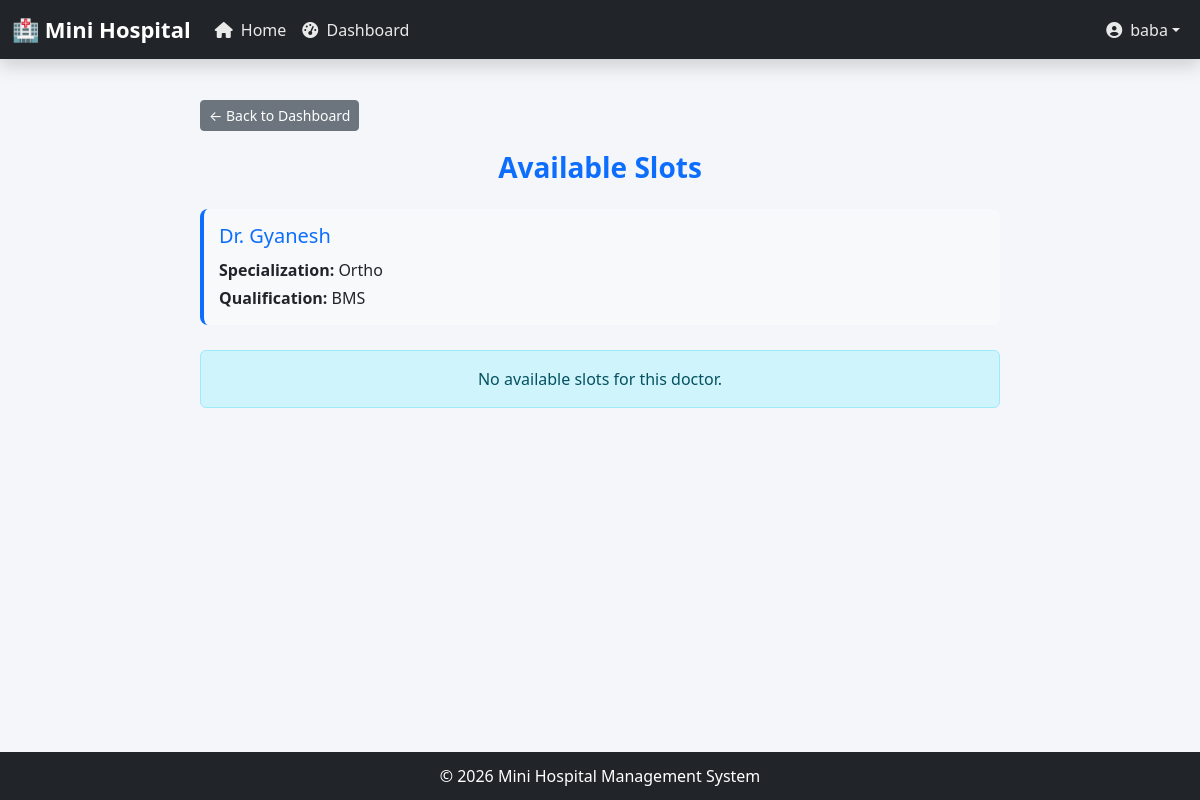
Page /patient/doctor/14/slots/ (signed in) on the committed database.
### account/models.py (models this page shows, shortened)
class User(AbstractUser):
    ROLE_CHOICES = (
        ('doctor', 'Doctor'),
        ('patient', 'Patient'),
    )
    role = models.CharField(max_length=10, choices=ROLE_CHOICES)
    full_name = models.CharField(max_length=200)
    gender = models.CharField(max_length=10)
    date_of_birth = models.DateField()
    mobile_number = models.CharField(max_length=15)
    email = models.EmailField(unique=True, blank=True)
    REQUIRED_FIELDS = ["email", "full_name", "gender", "date_of_birth", "mobile_number"]
    qualification = models.CharField(max_length=200, blank=True, null=True)
    specialization = models.CharField(max_length=200, blank=True, null=True)
    practicing_year_from = models.IntegerField(blank=True, null=True)
    license_number = models.CharField(max_length=200, blank=True, null=True)
    blood_group = models.CharField(max_length=5, blank=True, null=True)

### booking/views.py (the view)
# urls.py: path('doctor/<int:doctor_id>/slots/', views.doctor_slots, name='doctor_slots'),
@login_required
def doctor_slots(request, doctor_id):
    if request.user.role != 'patient':
        return redirect('home')
    slots = Availability.objects.filter(
        doctor_id=doctor_id,
        is_booked=False,
        date__gte=date.today()
    ).exclude(
        id__in=RejectedBooking.objects.filter(patient=request.user).values('slot_id')
    ).order_by('date', 'start_time')
    slots_by_date = {}
    for slot in slots:
        date_key = str(slot.date)
        if date_key not in slots_by_date:
            slots_by_date[date_key] = []
        slots_by_date[date_key].append(slot)
    doctor = User.objects.get(id=doctor_id)
    context = {
        "slots_by_date": slots_by_date,
        "doctor": doctor
    }
    return render(request, "doctor_slots.html", context)

### templates/doctor_slots.html (shortened to what this page needs)
{% extends 'base.html' %}
{% block content %}
<div class="slots-container">
    <div class="back-button">
        <a href="/patient/dashboard/" class="btn btn-secondary btn-sm">
            ← Back to Dashboard
        </a>
    </div>
    <h3 class="text-center mb-4 page-title">
        Available Slots
    </h3>
    {% if doctor %}
        <div class="doctor-info">
            <h5>Dr. {{ doctor.full_name }}</h5>
            <p class="mb-1">
                <strong>Specialization:</strong> {{ doctor.specialization }}
            </p>
            <p class="mb-0">
                <strong>Qualification:</strong> {{ doctor.qualification }}
            </p>
        </div>
    {% endif %}
    {% if slots_by_date %}
        {% for date_key, slots_list in slots_by_date.items %}
            <div class="date-header" onclick="toggleDate(this)" data-date="{{ date_key }}">
                <span>📅 {{ date_key }}</span>
                <span class="toggle-icon">▼</span>
            </div>
            <div class="date-content">
                {% for slot in slots_list %}
                    <div class="card shadow-sm slot-card p-3">
                        <div class="row align-items-center">
                            <div class="col-md-8">
                                <p class="mb-0">
                                    <strong>Time:</strong>
                                    {{ slot.start_time }} - {{ slot.end_time }}
                                </p>
                            </div>
                            <div class="col-md-4 text-end">
                                <a href="{% url 'book_slot' slot.id %}"
                                   class="btn btn-success btn-sm">
                                   Book Now
                                </a>
                            </div>
                        </div>
                    </div>
                {% endfor %}
            </div>
        {% endfor %}
    {% else %}
        <div class="alert alert-info text-center">
            No available slots for this doctor.
        </div>
    {% endif %}
</div>
{% endblock %}

### templates/base.html (shortened to what this page needs)
{% load static %}
<!DOCTYPE html>
<html lang="en">
<head>
    <link href="https://cdn.jsdelivr.net/npm/bootstrap@5.3.2/dist/css/bootstrap.min.css"
          rel="stylesheet">
    <link rel="stylesheet"
          href="https://cdnjs.cloudflare.com/ajax/libs/font-awesome/6.4.0/css/all.min.css">
</head>
<body>
<nav class="navbar navbar-expand-lg navbar-dark bg-dark shadow">
    <div class="container-fluid">
        <a class="navbar-brand"
           href="{% url 'home' %}">
            🏥 Mini Hospital
        </a>
        <div class="collapse navbar-collapse"
             id="navbarNav">
            <ul class="navbar-nav me-auto">
                <li class="nav-item">
                    <a class="nav-link"
                       href="{% url 'home' %}">
                        <i class="fas fa-home me-1"></i>
                        Home
                    </a>
                </li>
                {% if user.is_authenticated %}
                    {% if user.role == 'doctor' %}
                        <li class="nav-item">
                            <a class="nav-link"
                               href="{% url 'doctor_dashboard' %}">
                                <i class="fas fa-tachometer-alt me-1"></i>
                                Dashboard
                            </a>
                        </li>
                    {% elif user.role == 'patient' %}
                        <li class="nav-item">
                            <a class="nav-link"
                               href="{% url 'patient_dashboard' %}">
                                <i class="fas fa-tachometer-alt me-1"></i>
                                Dashboard
                            </a>
                        </li>
                    {% endif %}
                {% endif %}
            </ul>
            <ul class="navbar-nav ms-auto align-items-lg-center">
                {% if user.is_authenticated %}
                    <li class="nav-item dropdown d-none d-lg-block">
                        <a class="nav-link dropdown-toggle d-flex align-items-center"
                           href="#"
                           id="userDropdown"
                           role="button"
                           data-bs-toggle="dropdown"
                           aria-expanded="false">
                            <i class="fas fa-user-circle me-2"></i>
                            {% if user.role == 'doctor' %}
                                Dr. {{ user.full_name }}
                            {% else %}
                                {{ user.full_name }}
                            {% endif %}
                        </a>
                    </li>
                {% endif %}
            </ul>
        </div>
    </div>
</nav>
<div class="container main-container">
    {% block content %}
    {% endblock %}
</div>
<footer>
    <p class="mb-0">
        © 2026 Mini Hospital Management System
    </p>
</footer>
</body>
</html>

### templates/base.html (style rules this page uses)
body { background-color:#f4f6f9; min-height:100vh; display:flex; flex-direction:column; padding-top:70px; }
.navbar { position:fixed; top:0; left:0; right:0; z-index:1000; }
.navbar-brand { font-weight:bold; font-size:22px; }
.main-container { flex:1; padding:30px; }
footer { background:#212529; color:white; text-align:center; padding:12px; }
.navbar-nav .nav-link { color:rgba(255,255,255,0.9) !important; transition:0.3s; }

### templates/doctor_slots.html (style rules this page uses)
.slots-container { max-width: 800px; margin: auto; }
.page-title { font-weight: bold; color: #0d6efd; }
.doctor-info { background-color: #f8f9fa; padding: 15px; border-radius: 8px; margin-bottom: 25px; border-left: 4px solid #0d6efd; }
.doctor-info h5 { color: #0d6efd; margin-bottom: 10px; }
.back-button { margin-bottom: 20px; }

### rows in the picture
User: full_name "baba"
User: full_name "Gyanesh", specialization "Ortho", qualification "BMS"
